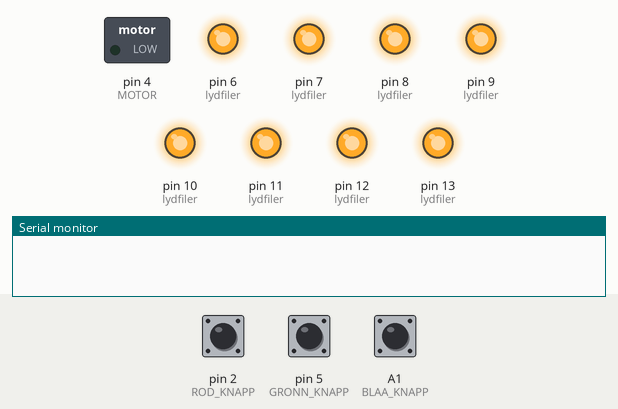
Bench run of a sketch on a simulated Arduino Uno, built with avr-gcc and run on an emulated ATmega328P. Parts: switched loads named in the sketch (green lamp = pin HIGH), output pins drawn as LEDs (lit = HIGH), the last lines printed to the serial monitor. The inputs (shaded band) are chosen by the test bench; at power-on: pin 5 (GRONN_KNAPP) HIGH, A1 (BLAA_KNAPP) HIGH, pin 2 (ROD_KNAPP) HIGH. Random numbers use the default seed unless the sketch sets one.

Above: at 1.2 s.
1.3 s: pin 5 (GRONN_KNAPP) pulled LOW for 0.15 s
At 2.9 s:
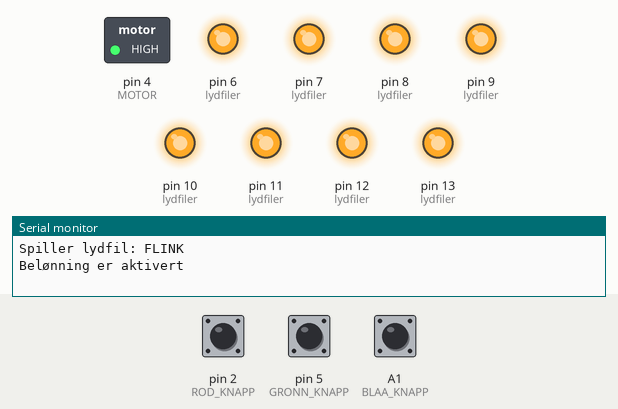
4.4 s: A1 (BLAA_KNAPP) pulled LOW for 1 s
At 4.86 s:
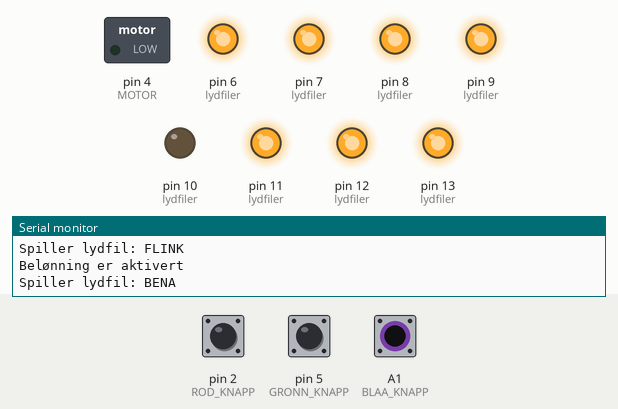
6.9 s: pin 2 (ROD_KNAPP) pulled LOW for 0.15 s
At 7.07 s:
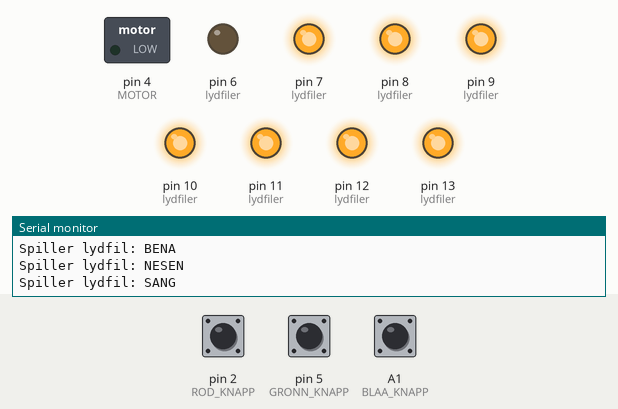
Timing chart, 0 to 16.7 s (numbered marks = the images above; inputs shaded):
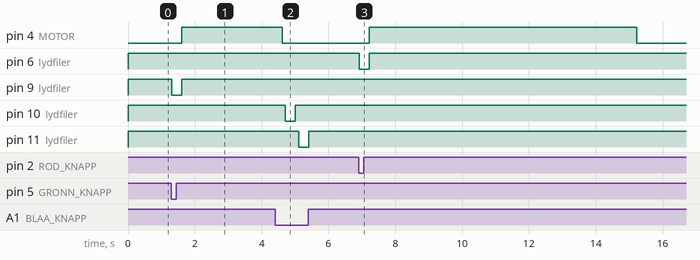

The sketch:

pus3.ino
```cpp
// Knapper
const int BLAA_KNAPP = A1;
const int ROD_KNAPP = 2;
const int GRONN_KNAPP = 5;

const int MOTOR = 4;

// Belønning
const int SANG = 6;
const int BRA = 7;
const int FLINK = 9;

//Berøringspunkter
const int MAGE = 8;
const int BENA = 10;
const int NESEN = 11;
const int ARMENE = 12;

const int PRESENTER_NAVN = 13;

void setup() {
  Serial.begin(9600);
  const int lydfiler[] = {PRESENTER_NAVN, ARMENE, NESEN, BENA, FLINK, MAGE, BRA, SANG};

  for (int i = 0; i < 8; i++) {
    pinMode(lydfiler[i], OUTPUT);
    digitalWrite(lydfiler[i], HIGH);
  }

  pinMode(BLAA_KNAPP, INPUT_PULLUP);
  pinMode(GRONN_KNAPP, INPUT_PULLUP);
  pinMode(ROD_KNAPP, INPUT_PULLUP);

  pinMode(MOTOR, OUTPUT);
  digitalWrite(MOTOR, LOW);

  randomSeed(analogRead(ROD_KNAPP)); // Brukes for å velge lydfiler tilfeldig
}

// Egne funksjoner for de ulike lydfilene
void presenterNavn() {
  spillLyd(PRESENTER_NAVN, "Spiller lydfil: PRESENTER_NAVN");
}

void pekPaaArmene() {
  spillLyd(ARMENE, "Spiller lydfil: ARMENE");
}


void pekPaaNesen() {
  spillLyd(NESEN, "Spiller lydfil: NESEN");
}

void pekPaaBena() {
  spillLyd(BENA, "Spiller lydfil: BENA");
}

void skrytFlink() {
  spillLyd(FLINK, "Spiller lydfil: FLINK");
}

void skytBra() {
  spillLyd(BRA, "Spiller lydfil: BRA");
}

void sang() {
  spillLyd(SANG, "Spiller lydfil: SANG");
}

// Hjelpefunksjon
void spillLyd(int lydfil, String melding) {
  digitalWrite(lydfil, LOW);
  Serial.println(melding);

  delay(300);

  digitalWrite(lydfil, HIGH);
}

void loop() {
  // Blå knapp trykkes
  if (digitalRead(BLAA_KNAPP) == LOW) {
    int tilfeldig = random(1, 5);

    switch (tilfeldig) {
      case 1: presenterNavn(); break;
      case 2: pekPaaArmene(); break;
      case 3: pekPaaNesen(); break;
      case 4: pekPaaBena(); break;
  }
}

// Grønn knapp trykkes
  if (digitalRead(GRONN_KNAPP) == LOW){
    delay(10); // Kort pause for å unngå feilregistreringer

    int tilfeldig = random(1, 3);

    switch (tilfeldig) {
      case 1: skrytFlink(); break;
      case 2: skytBra(); break;
    }

    digitalWrite(MOTOR, HIGH);
    Serial.println("Belønning er aktivert");

    delay(3000);
    digitalWrite (MOTOR, LOW);
  }

// Rød knapp trykkes
  if (digitalRead(ROD_KNAPP) == LOW){
    delay(10); // Kort pause for å unngå feilregistreringer

    sang();
    digitalWrite(MOTOR, HIGH);
    Serial.println("Sang spilles av og propellen snurrer");

    delay(8000);
    digitalWrite (MOTOR, LOW);
  }
  delay(100);
}
```

Measured:
- after the input at 1.3 s, pin 4 (MOTOR): LOW → HIGH after 0.31 s; pin 9 (lydfiler): HIGH → LOW at once, → HIGH 0.30 s later
- after the input at 4.4 s, pin 10 (lydfiler): HIGH → LOW after 0.31 s, → HIGH 0.30 s later; pin 11 (lydfiler): HIGH → LOW after 0.71 s, → HIGH 0.30 s later
- after the input at 6.9 s, pin 4 (MOTOR): LOW → HIGH after 0.32 s, → LOW 8.0 s later; pin 6 (lydfiler): HIGH → LOW at once, → HIGH 0.30 s later
